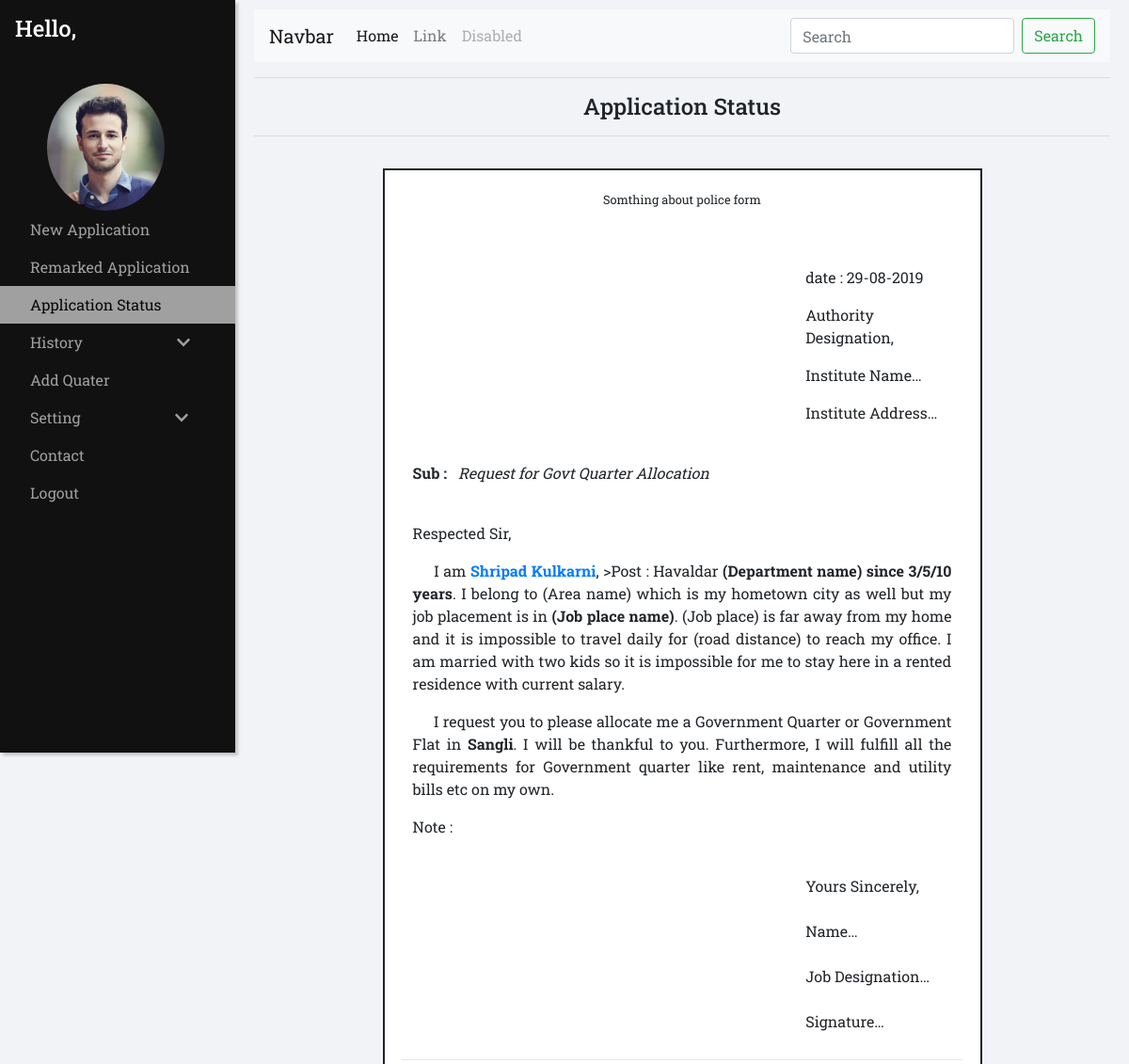
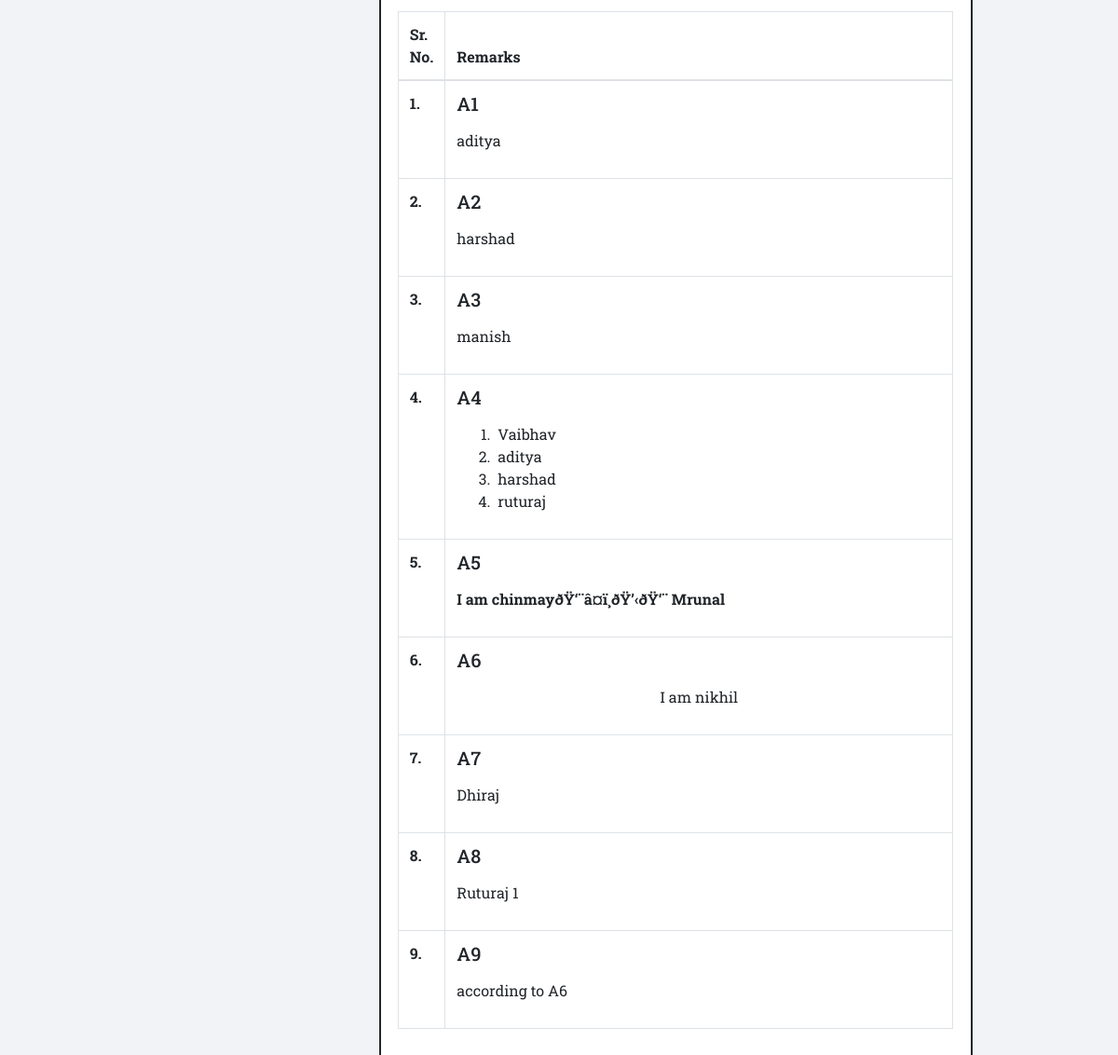
Screenshot of /admin/tracking/track.php?user_id=13&city=Sangli&applicant=22 with the database file from the repository (2 pictures, top to bottom).
### tables this page shows
CREATE TABLE `users` (
  `id` int(100) NOT NULL,
  `username` varchar(100) NOT NULL,
  `user_firstname` varchar(100) NOT NULL,
  `user_lastname` varchar(100) NOT NULL,
  `user_password` varchar(100) NOT NULL,
  `Age` int(100) NOT NULL,
  `user_image` varchar(100) NOT NULL,
  `Gender` varchar(100) NOT NULL,
  `quater_resident` varchar(50) NOT NULL,
  `quater_id` int(50) NOT NULL,
  `area_id` int(50) NOT NULL,
  `city_id` int(100) NOT NULL,
  `post_id` int(100) NOT NULL,
  `user_role` varchar(255) NOT NULL,
  `mobile_no` int(100) NOT NULL
);

CREATE TABLE `post` (
  `post_id` int(50) NOT NULL,
  `post` varchar(50) NOT NULL
);

CREATE TABLE `remarks` (
  `id` int(11) NOT NULL,
  `post_id` int(50) NOT NULL,
  `user_id` int(100) NOT NULL,
  `applicant_id` int(100) NOT NULL,
  `remark` varchar(100) NOT NULL,
  `status` varchar(155) NOT NULL
);

### admin/tracking/track.php (the view, shortened to what this page needs)
<!doctype html>
<html lang="en">
<head>
    <link rel="stylesheet" href="https://stackpath.bootstrapcdn.com/bootstrap/4.3.1/css/bootstrap.min.css">
    <link rel="stylesheet" href="https://cdnjs.cloudflare.com/ajax/libs/malihu-custom-scrollbar-plugin/3.1.5/jquery.mCustomScrollbar.min.css">
    <link rel="stylesheet" href="track.css">
    <link rel="stylesheet" href="../user.css">
</head>
<?php
	include("../../db.php");
	$userid=$_GET['user_id'];
	$city=$_GET['city'];
	$applicantid=$_GET['applicant'];
	$qry="SELECT * FROM `users` WHERE `id`='$userid'";
	$run=mysqli_query($con,$qry);
	$row=mysqli_fetch_assoc($run);
	$firstname=$row['user_firstname'];
	$lastname=$row['user_lastname'];
	$postid=$row['post_id'];
	$qry1="SELECT * FROM `post` WHERE `post_id`='$postid'";
	$run1=mysqli_query($con,$qry1);
	$row1=mysqli_fetch_assoc($run1);
	$post=$row1['post'];
?>
<body>
    <?php include("../sidebar-over.php")?>
    <div id="main">
        <hr>
        <h4>
            <center>Application Status</center>
        </h4>
        <hr>
        <section>
            <div class="total">
                <div class="complete" id="printableArea">
                    <div class="upper-part">
                        <center><small>Somthing about police form</small></center>
                    </div>
                    <div class="top">
                        <p>date : 29-08-2019</p>
                        <p>Authority Designation,</p>
                        <p>Institute Name…</p>
                        <p>Institute Address…</p>
                    </div>
                    <div class="subject">
                        <p><strong>Sub : </strong> &nbsp;&nbsp;<em>Request for Govt Quarter Allocation</em></p>
                    </div>
                    <div class="main-body">
                        <p>Respected Sir,</p>
                        <p>&nbsp;&nbsp;&nbsp;&nbsp;&nbsp;I am <a href="#"><strong><?php echo $firstname." ".$lastname ;?></strong></a>, <strong></strong> >Post : <?php echo $post; ?> <strong>(Department name) since 3/5/10 years</strong>. I belong to (Area name) which is my hometown city as well but my job placement is in <strong>(Job place name)</strong>. (Job place) is far away from my home and it is impossible to travel daily for (road distance) to reach my office. I am married with two kids so it is impossible for me to stay here in a rented residence with current salary.</p>
                        <p>&nbsp;&nbsp;&nbsp;&nbsp;&nbsp;I request you to please allocate me a Government Quarter or Government Flat in <strong><?php echo $city; ?></strong>. I will be thankful to you. Furthermore, I will fulfill all the requirements for Government quarter like rent, maintenance and utility bills etc on my own.</p>
                        <p>Note : </p>
                    </div>
                    <div class="end">
                        Yours Sincerely,
                        <br><br>
                        Name…
                        <br><br>
                        Job Designation…
                        <br><br>
                        Signature…
                    </div>
                    <hr>
                    <table class="table table-bordered">
                        <thead>
                            <tr>
                                <th scope="col">Sr. No.</th>
                                <th scope="col">Remarks</th>
                            </tr>
                        </thead>
                        <tbody>
                            <?php
						$remark_query="SELECT * FROM `remarks` WHERE `applicant_id`='$applicantid' ORDER BY `post_id` ASC";
						$run=mysqli_query($con,$remark_query);
						while($row=mysqli_fetch_assoc($run))
						{
							$post=$row['post_id'];
							$remark=$row['remark'];
						?>
                            <tr>
                                <th scope="row" class="sr_no"><?php echo $post; ?>.</th>
                                <td>
                                    <h5>A<?php echo $post; ?> </h5>
                                    <p id="remark1" style="display:block"><?php echo $remark; ?></p>
                                </td>
                            </tr>
                            <?php
                        }
							?>
                        </tbody>
                    </table>
                </div>
            </div>
        </section>
    </div>
</body>
</html>

### admin/tracking/track.css (style rules this page uses)
.total { padding-top: 2%; }
.complete { margin: 0 15%; border: solid 2px; padding: 2%; background-color: #ffffff; }
.top { margin-left: 70%; padding: 10% 2% 2% 2%; background-color: rd; }
.sr_no { width: 40px; }
.subject { padding: 2%; background-color: yelow; }
.main-body { padding: 2%; background-color: blu; text-align: justify; }
.end { padding: 2%; background-color: gren; margin-left: 70%; }

### admin/user.css (style rules this page uses)
body { font-family: 'Roboto Slab', serif; background-color: #f1f3f6; }

### rows the page displays
users: user_firstname "Shripad", user_lastname "Kulkarni"
post: post "Havaldar"
remarks: post "1", remark "aditya"
remarks: post "2", remark "harshad"
remarks: post "3", remark "manish"
remarks: post "4", remark "Vaibhav aditya harshad ruturaj"
remarks: post "5", remark "I am chinmayðŸ‘¨‍â¤ï¸‍ðŸ’‹‍ðŸ‘¨ Mrunal"
remarks: post "6", remark "I am nikhil"
remarks: post "7", remark "Dhiraj"
remarks: post "8", remark "Ruturaj 1"
remarks: post "9", remark "according to A6"

### other values shown
$city "Sangli"
